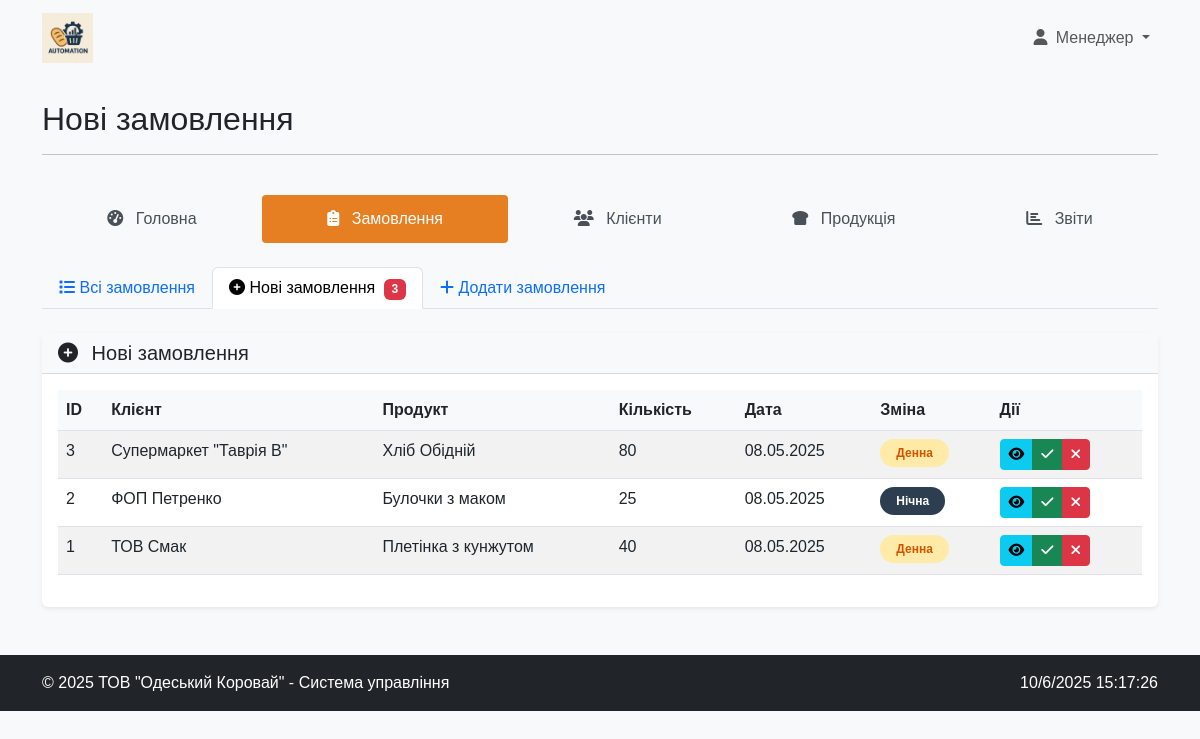
Screenshot of /modules/manager/new_orders.php (signed in) with the database file from the repository.
### tables this page shows
CREATE TABLE IF NOT EXISTS `polzovateli` (
  `id` int(11) NOT NULL AUTO_INCREMENT,
  `login` varchar(50) NOT NULL,
  `password` varchar(255) NOT NULL,
  `name` varchar(100) DEFAULT NULL,
  PRIMARY KEY (`id`),
  UNIQUE KEY `login` (`login`)
);

CREATE TABLE IF NOT EXISTS `newzayavki` (
  `idd` int(11) NOT NULL AUTO_INCREMENT,
  `idklient` int(11) NOT NULL,
  `id` int(11) NOT NULL,
  `kol` int(11) NOT NULL,
  `data` date NOT NULL,
  `doba` enum('денна','нічна') NOT NULL,
  PRIMARY KEY (`idd`),
  KEY `idklient` (`idklient`),
  KEY `id` (`id`),
  CONSTRAINT `newzayavki_ibfk_1` FOREIGN KEY (`idklient`) REFERENCES `klientu` (`id`) ON DELETE CASCADE ON UPDATE CASCADE,
  CONSTRAINT `newzayavki_ibfk_2` FOREIGN KEY (`id`) REFERENCES `product` (`id`) ON DELETE CASCADE ON UPDATE CASCADE
);

CREATE TABLE IF NOT EXISTS `klientu` (
  `id` int(11) NOT NULL AUTO_INCREMENT,
  `name` varchar(100) NOT NULL,
  `fio` varchar(100) NOT NULL,
  `dolj` varchar(100) DEFAULT NULL,
  `tel` varchar(20) DEFAULT NULL,
  `mail` varchar(100) DEFAULT NULL,
  `city` varchar(100) DEFAULT NULL,
  `adres` varchar(255) DEFAULT NULL,
  `rast` float DEFAULT NULL,
  `login` varchar(50) DEFAULT NULL,
  `password` varchar(255) DEFAULT NULL,
  PRIMARY KEY (`id`)
);

CREATE TABLE IF NOT EXISTS `product` (
  `id` int(11) NOT NULL AUTO_INCREMENT,
  `nazvanie` varchar(100) NOT NULL,
  `ves` float NOT NULL,
  `srok` int(11) NOT NULL,
  `stoimost` float NOT NULL,
  `zena` float NOT NULL,
  `image` varchar(255) DEFAULT NULL,
  PRIMARY KEY (`id`)
);

### includes/auth.php (called while the page is built, shortened)
<?php
function isUserLoggedIn() {
    return isset($_SESSION['id']) && !empty($_SESSION['id']);
}
function getUserRole() {
    $userId = $_SESSION['id'];
    switch ($userId) {
        case 1:
            return 'manager';
    }
}
function getUserType() {
    return isset($_SESSION['user_type']) ? $_SESSION['user_type'] : null;
}

### includes/functions.php (called while the page is built, shortened)
<?php
function formatDate($date, $format = 'd.m.Y') {
    $dateObj = new DateTime($date);
    return $dateObj->format($format);
}

### modules/manager/new_orders.php (the view, shortened to what this page needs)
<?php
$pageTitle = 'Нові замовлення';
require_once '../../includes/auth.php';
require_once '../../includes/functions.php';
$connection = connectDatabase();
$query = "SELECT nz.idd, nz.idklient, k.name as client_name, nz.id, p.nazvanie as product_name,
         nz.kol, nz.data, nz.doba
         FROM newzayavki nz
         JOIN klientu k ON nz.idklient = k.id
         JOIN product p ON nz.id = p.id
         ORDER BY nz.data DESC, nz.idd DESC";
$result = mysqli_query($connection, $query);
include_once '../../includes/header.php';
?>
<div class="row mb-4">
    <div class="col-md-12">
        <nav class="nav main-menu nav-pills nav-fill">
            <a class="nav-link" href="dashboard.php">
                <i class="fas fa-tachometer-alt"></i> Головна
            </a>
            <a class="nav-link active" href="orders.php">
                <i class="fas fa-clipboard-list"></i> Замовлення
            </a>
            <a class="nav-link" href="clients.php">
                <i class="fas fa-users"></i> Клієнти
            </a>
            <a class="nav-link" href="products.php">
                <i class="fas fa-bread-slice"></i> Продукція
            </a>
            <a class="nav-link" href="reports.php">
                <i class="fas fa-chart-bar"></i> Звіти
            </a>
        </nav>
    </div>
</div>
<div class="row mb-4">
    <div class="col-md-12">
        <ul class="nav nav-tabs">
            <li class="nav-item">
                <a class="nav-link" href="orders.php">
                    <i class="fas fa-list"></i> Всі замовлення
                </a>
            </li>
            <li class="nav-item">
                <a class="nav-link active" href="new_orders.php">
                    <i class="fas fa-plus-circle"></i> Нові замовлення
                    <?php
                    $countQuery = "SELECT COUNT(*) as count FROM newzayavki";
                    $countResult = mysqli_query($connection, $countQuery);
                    $count = mysqli_fetch_assoc($countResult)['count'];
                    if ($count > 0) {
                        echo '<span class="badge bg-danger ms-1">' . $count . '</span>';
                    }
                    ?>
                </a>
            </li>
            <li class="nav-item">
                <a class="nav-link" href="order_add.php">
                    <i class="fas fa-plus"></i> Додати замовлення
                </a>
            </li>
        </ul>
    </div>
</div>
<div class="card">
    <div class="card-header">
        <h5 class="mb-0">
            <i class="fas fa-plus-circle me-2"></i> Нові замовлення
        </h5>
    </div>
    <div class="card-body">
        <?php if (mysqli_num_rows($result) > 0): ?>
            <div class="table-responsive">
                <table class="table table-hover table-striped">
                    <thead>
                        <tr>
                            <th>ID</th>
                            <th>Клієнт</th>
                            <th>Продукт</th>
                            <th>Кількість</th>
                            <th>Дата</th>
                            <th>Зміна</th>
                            <th>Дії</th>
                        </tr>
                    </thead>
                    <tbody>
                        <?php while ($order = mysqli_fetch_assoc($result)): ?>
                            <tr>
                                <td><?php echo $order['idd']; ?></td>
                                <td><?php echo htmlspecialchars($order['client_name']); ?></td>
                                <td><?php echo htmlspecialchars($order['product_name']); ?></td>
                                <td><?php echo $order['kol']; ?></td>
                                <td><?php echo formatDate($order['data']); ?></td>
                                <td>
                                    <?php if ($order['doba'] == 'денна'): ?>
                                    <span class="badge shift-badge shift-day">Денна</span>
                                    <?php else: ?>
                                    <span class="badge shift-badge shift-night">Нічна</span>
                                    <?php endif; ?>
                                </td>
                                <td>
                                    <div class="btn-group" role="group">
                                        <button class="btn btn-sm btn-info" data-bs-toggle="modal" data-bs-target="#orderDetailsModal<?php echo $order['idd']; ?>">
                                            <i class="fas fa-eye"></i>
                                        </button>
                                        <a href="new_orders.php?approve=<?php echo $order['idd']; ?>" class="btn btn-sm btn-success" onclick="return confirm('Затвердити це замовлення?');">
                                            <i class="fas fa-check"></i>
                                        </a>
                                        <a href="new_orders.php?reject=<?php echo $order['idd']; ?>" class="btn btn-sm btn-danger" onclick="return confirm('Ви впевнені, що хочете відхилити це замовлення?');">
                                            <i class="fas fa-times"></i>
                                        </a>
                                    </div>
                                </td>
                            </tr>
                        <?php endwhile; ?>
                    </tbody>
                </table>
            </div>
        <?php else: ?>
            <div class="alert alert-info">
                <i class="fas fa-info-circle me-2"></i> Нових замовлень не знайдено.
            </div>
        <?php endif; ?>
    </div>
</div>
<?php
include_once '../../includes/footer.php';
?>

### includes/header.php (shortened to what this page needs)
<?php
$pageTitle = $pageTitle ?? 'Система управління "Одеський Коровай"';
$currentUser = null;
$userType = getUserType();
if (isset($_SESSION['id'])) {
    $userId = $_SESSION['id'];
    if ($userType === 'client') {
        $userQuery = "SELECT * FROM klientu WHERE id = ?";
    } else {
        $userQuery = "SELECT * FROM polzovateli WHERE id = ?";
    }
    $stmt = mysqli_prepare($connection, $userQuery);
    mysqli_stmt_bind_param($stmt, "i", $userId);
    mysqli_stmt_execute($stmt);
    $userResult = mysqli_stmt_get_result($stmt);
    if (mysqli_num_rows($userResult) === 1) {
        $currentUser = mysqli_fetch_assoc($userResult);
    }
}
$userRole = getUserRole();
$dashboardUrl = '#';
if ($userType === 'client') {
    $dashboardUrl = '../../modules/client/dashboard.php';
} else {
    switch ($userRole) {
        case 'manager':
            $dashboardUrl = '../../modules/manager/dashboard.php';
            break;
    }
}
?>
<!DOCTYPE html>
<html lang="uk">
<head>
    <link rel="stylesheet" href="https://cdn.jsdelivr.net/npm/bootstrap@5.3.0/dist/css/bootstrap.min.css">
    <link rel="stylesheet" href="https://cdnjs.cloudflare.com/ajax/libs/font-awesome/6.4.0/css/all.min.css">
    <link rel="stylesheet" href="../../assets/css/styles.css">
</head>
<body>
    <nav class="navbar navbar-expand-lg navbar-light bg-light mb-4">
        <div class="container">
            <a class="navbar-brand" href="<?php echo $dashboardUrl; ?>">
                <img src="../../assets/img/logo.png" alt="ТОВ Одеський Коровай" class="logo">
            </a>
            <div class="collapse navbar-collapse" id="navbarNav">
                <ul class="navbar-nav ms-auto">
                    <?php if ($userRole): ?>
                        <li class="nav-item dropdown">
                            <a class="nav-link dropdown-toggle" href="#" id="navbarDropdown" role="button" data-bs-toggle="dropdown" aria-expanded="false">
                                <i class="fas fa-user me-1"></i>
                                <?php
                                if ($currentUser) {
                                    if ($userType === 'client') {
                                        echo htmlspecialchars($currentUser['name']);
                                    } else {
                                        echo htmlspecialchars($currentUser['name']);
                                    }
                                } else {
                                    echo 'Користувач';
                                }
                                ?>
                            </a>
                        </li>
                    <?php else: ?>
                        <li class="nav-item">
                            <a class="nav-link" href="../../index.php"><i class="fas fa-sign-in-alt me-1"></i> Увійти</a>
                        </li>
                    <?php endif; ?>
                </ul>
            </div>
        </div>
    </nav>
    <div class="container">
        <div class="row mb-4">
            <div class="col-md-12">
                <h2><?php echo $pageTitle; ?></h2>
                <hr>
            </div>
        </div>

### assets/css/styles.css (style rules this page uses)
body { background-color: #f8f9fa; font-family: 'Arial', sans-serif; }
.logo { height: 50px; width: auto; }
.main-menu .nav-link { color: #495057; font-weight: 500; padding: 0.75rem 1rem; border-radius: 0.25rem; transition: all 0.3s ease; }
.main-menu .nav-link.active { background-color: #e67e22; color: white; }
.main-menu .nav-link i { margin-right: 0.5rem; }
.card { transition: all 0.3s ease; border: none; box-shadow: 0 0.125rem 0.25rem rgba(0, 0, 0, 0.075); }
.card-header { background-color: #f8f9fa; border-bottom: 1px solid rgba(0, 0, 0, 0.125); font-weight: bold; }
.table th { background-color: #f8f9fa; }
.shift-badge { padding: 0.5rem 1rem; border-radius: 50px; font-weight: bold; text-align: center; }
.shift-day { background-color: #ffeaa7; color: #d35400; }
.shift-night { background-color: #2c3e50; color: #fff; }

### rows the page displays
polzovateli: name "Менеджер"
newzayavki: idd "3", idklient.name "Супермаркет \"Таврія В\"", id.nazvanie "Хліб Обідній", kol "80", data "08.05.2025", doba "Денна"
newzayavki: idd "2", idklient.name "ФОП Петренко", id.nazvanie "Булочки з маком", kol "25", data "08.05.2025", doba "Нічна"
newzayavki: idd "1", idklient.name "ТОВ Смак", id.nazvanie "Плетінка з кунжутом", kol "40", data "08.05.2025", doba "Денна"

### other values shown
$pageTitle "Нові замовлення"
$count "3"
